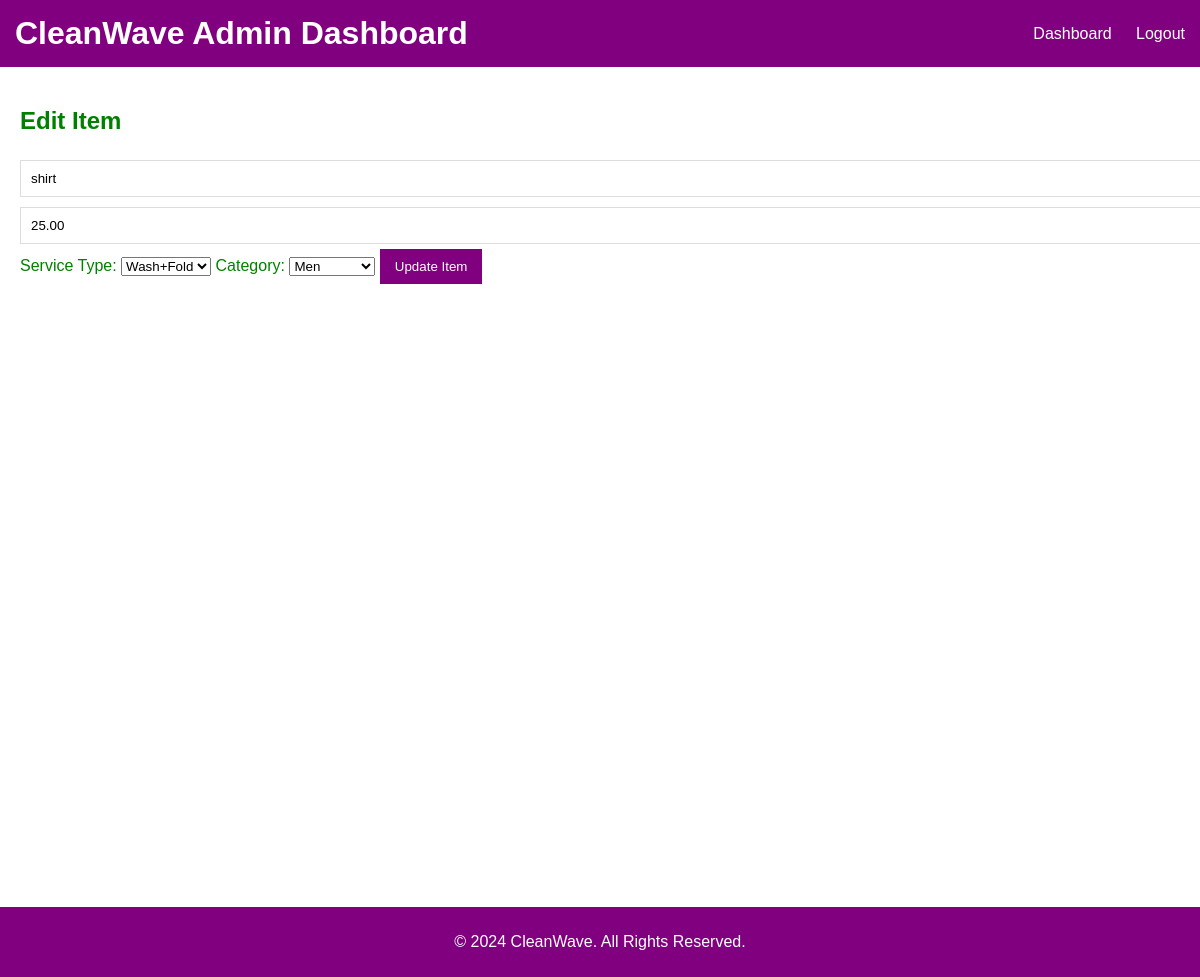
The page /admin/edit_item.php?id=1 on the database its author committed.
### tables this page shows
CREATE TABLE `items` (
  `id` int NOT NULL AUTO_INCREMENT,
  `item_name` varchar(100) NOT NULL,
  `price` decimal(10,2) NOT NULL,
  `service_type` enum('wash+fold','wash+iron','dry clean','steam iron','stain clear') NOT NULL,
  `category` enum('men','women','kid','household') NOT NULL,
  `created_at` timestamp NULL DEFAULT CURRENT_TIMESTAMP,
  PRIMARY KEY (`id`)
);

### admin/edit_item.php (the view, shortened to what this page needs)
<?php
include('../includes/db_connect.php');
if (isset($_GET['id'])) {
    $item_id = $_GET['id'];
    $sql = "SELECT * FROM items WHERE id = ?";
    $stmt = $pdo->prepare($sql);
    $stmt->execute([$item_id]);
    $item = $stmt->fetch(PDO::FETCH_ASSOC);
} else {
    die("Item ID is missing.");
}
?>
<!DOCTYPE html>
<html lang="en">
<head>
    <link rel="stylesheet" href="../assets/css/style.css">
</head>
<body>
    <?php include('../includes/header.php'); ?>
    <div class="content">
        <h2>Edit Item</h2>
        <form action="edit_item.php?id=<?= $item['id'] ?>" method="POST">
            <input type="text" name="item_name" id="item_name" value="<?= htmlspecialchars($item['item_name']) ?>" placeholder="Item Name" required>
            <input type="number" name="price" id="price" value="<?= htmlspecialchars($item['price']) ?>" step="0.01" placeholder="Price" required>
            <label for="service_type">Service Type:</label>
            <select name="service_type" id="service_type" required>
                <option value="wash+fold" <?= $item['service_type'] == 'wash+fold' ? 'selected' : '' ?>>Wash+Fold</option>
            </select>
            <label for="category">Category:</label>
            <select name="category" id="category" required>
                <option value="men" <?= $item['category'] == 'men' ? 'selected' : '' ?>>Men</option>
            </select>
            <button type="submit">Update Item</button>
        </form>
    </div>
    <?php include('../includes/footer.php'); ?>
</body>
</html>

### assets/css/style.css (style rules this page uses)
body { font-family: Arial, sans-serif; margin: 0; padding: 0; color:green; background-color: #ffffff; }
.content { padding: 20px; background-color: #ffffff; min-height: 100vh; }
form { margin-bottom: 20px; }
form input[type="text"], form input[type="number"], form textarea { width: 100%; padding: 10px; margin: 5px 0; border: 1px solid #ddd; }
form button { padding: 10px 15px; background-color: #81007f; color: white; border: none; cursor: pointer; }

### includes/header.php (style rules this page uses)
body { font-family: Arial, sans-serif; margin: 0; padding: 0; background-color: #ffffff; color:green; }

### rows shown on the page
items: item_name "shirt", price "25.00", service_type "Wash+Fold", category "Men"
